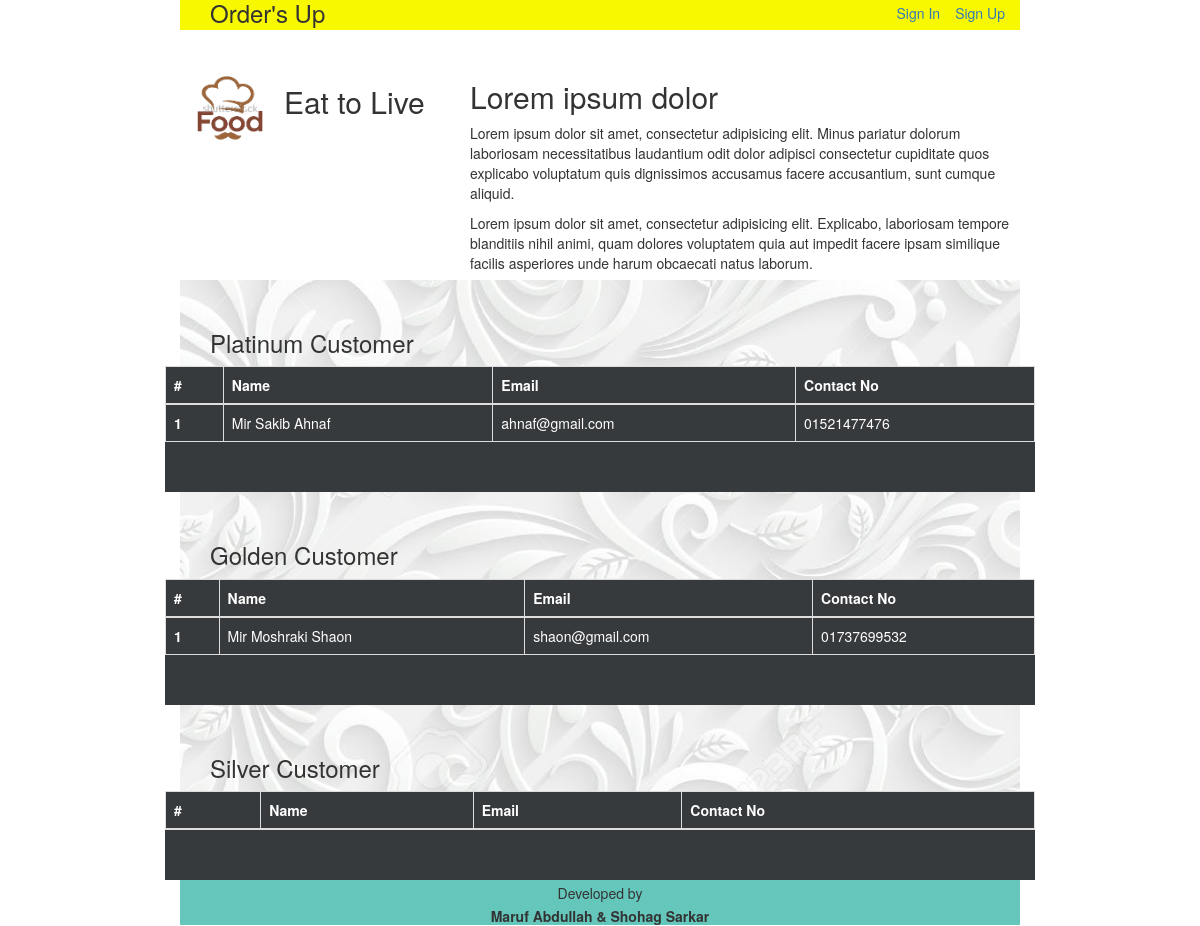
The page /customerStatus.php on the database as committed earlier.
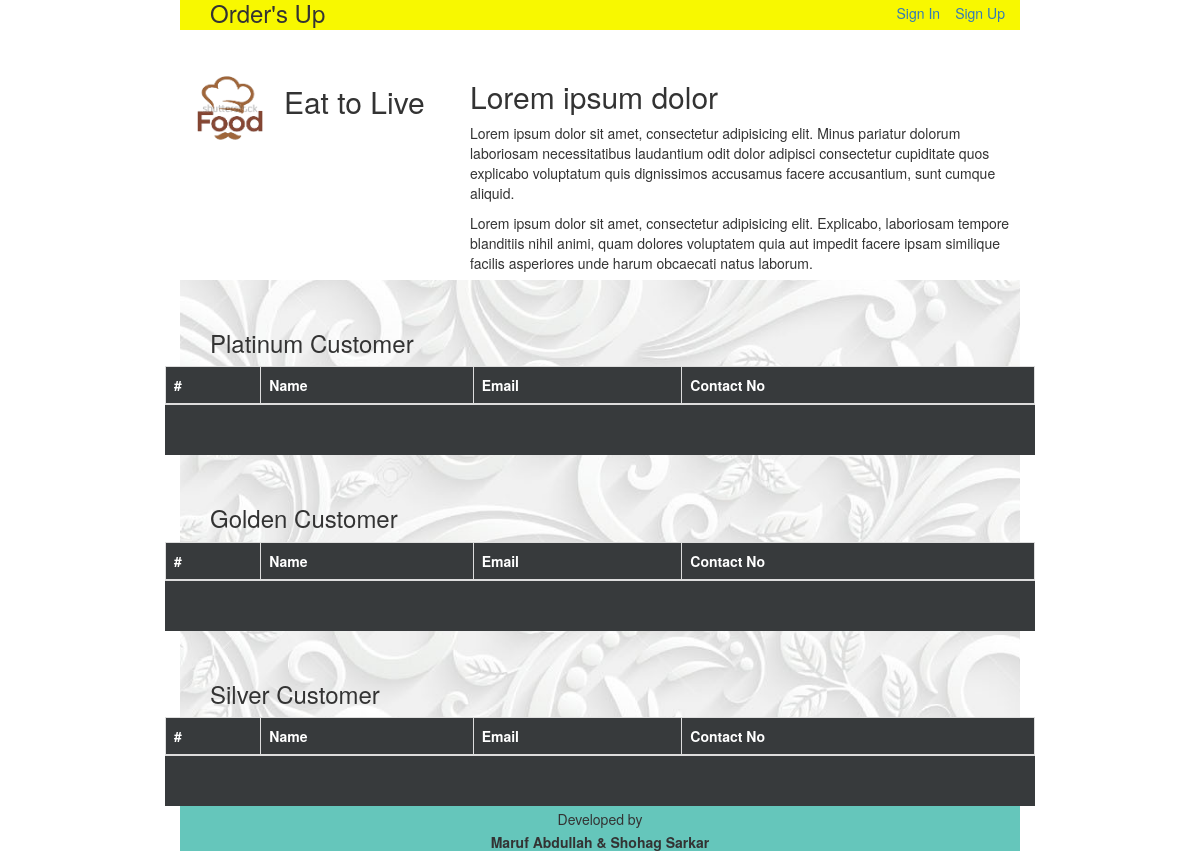
The same page on the database as committed later.
### tables this page shows
CREATE TABLE `previous_month_entry_history` (
  `contact_no` varchar(255) NOT NULL,
  `email` varchar(255) NOT NULL,
  `name` varchar(255) NOT NULL,
  `number_of_entry_on_this_month` int(11) NOT NULL
);

### customerStatus.php (the view, shortened to what this page needs)
<?php
	include 'php/dbConnection.php';
	include 'php/navigation.php';
?>
<!DOCTYPE html>
<html>
<head>
	<link rel="stylesheet" href="css/bootstrap.css">
	<link rel="stylesheet" type="text/css" href="css/forTest.css">
</head>
<body class="main-body">
	<div class="navigationBar">
		<h3>Order's Up</h3>
	</div>
	<div class="front-page-body">
		<div class="resturant-bannar">
			<div class="row">
				<div class="col-sm-4 left-portion">
					<img src="images/logo.png">
					<h2>Eat to Live</h2>
				</div>
				<div class="col-sm-8 right-portion">
					<h2>Lorem ipsum dolor </h2>
					<p>Lorem ipsum dolor sit amet, consectetur adipisicing elit. Minus pariatur dolorum laboriosam necessitatibus laudantium odit dolor adipisci consectetur cupiditate quos explicabo voluptatum quis dignissimos accusamus facere accusantium, sunt cumque aliquid.</p>
					<p>Lorem ipsum dolor sit amet, consectetur adipisicing elit. Explicabo, laboriosam tempore blanditiis nihil animi, quam dolores voluptatem quia aut impedit facere ipsam similique facilis asperiores unde harum obcaecati natus laborum.</p>
				</div>
			</div>
		</div>
		<div class="food-list">
			<h3>Platinum Customer</h3>
			<div class="row single-catagory" style="background-color: #373A3C;color: white">
				<?php
					$query = "SELECT * FROM `previous_month_entry_history` WHERE number_of_entry_on_this_month >= 20";
					$result = mysqli_query($con, $query);
					$num_cul = mysqli_num_rows($result);
					$count = 1;
					echo '
						<div>
							<table class="table table-bordered table-inverse">
							  <thead>
							    <tr>
							      <th>#</th>
							      <th>Name</th>
							      <th>Email</th>
							      <th>Contact No</th>
							    </tr>
							  </thead>
							  <tbody>
					';
					for($i = 0; $i < $num_cul; $i++){
						$row = mysqli_fetch_assoc($result);
						$contact_no = $row['contact_no'];
						$email = $row['email'];
						$name = $row['name'];
						echo '
							  <tr>
							    <th scope="row">'.$count.'</th>
							    <td>'.$name.'</td>
							    <td>'.$email.'</td>
							    <td>'.$contact_no.'</td>
							  </tr>
						';
						$count++;
					}
					echo '
						  </tbody>
						</table>
					</div>
					';
				 ?>
			</div>
			<h3>Golden Customer</h3>
			<div class="row single-catagory" style="background-color: #373A3C;color: white">
				<?php
					$query = "SELECT * FROM `previous_month_entry_history` WHERE number_of_entry_on_this_month >= 10 AND number_of_entry_on_this_month < 20";
					$result = mysqli_query($con, $query);
					$num_cul = mysqli_num_rows($result);
					$count = 1;
					echo '
						<div>
							<table class="table table-bordered table-inverse">
							  <thead>
							    <tr>
							      <th>#</th>
							      <th>Name</th>
							      <th>Email</th>
							      <th>Contact No</th>
							    </tr>
							  </thead>
							  <tbody>
					';
					for($i = 0; $i < $num_cul; $i++){
						$row = mysqli_fetch_assoc($result);
						$contact_no = $row['contact_no'];
						$email = $row['email'];
						$name = $row['name'];
						echo '
							  <tr>
							    <th scope="row">'.$count.'</th>
							    <td>'.$name.'</td>
							    <td>'.$email.'</td>
							    <td>'.$contact_no.'</td>
							  </tr>
						';
						$count++;
					}
					echo '
						  </tbody>
						</table>
					</div>
					';
				 ?>
			</div>
			<h3>Silver Customer</h3>
			<div class="row single-catagory" style="background-color: #373A3C;color: white">
				<?php
					echo '
						<div>
							<table class="table table-bordered table-inverse">
							  <thead>
							    <tr>
							      <th>#</th>
							      <th>Name</th>
							      <th>Email</th>
							      <th>Contact No</th>
							    </tr>
							  </thead>
							  <tbody>
					';
					echo '
						  </tbody>
						</table>
					</div>
					';
				 ?>
			</div>
		</div>
		<div class="footer">
			<p>Developed by</p>
			<b><p>Maruf Abdullah & Shohag Sarkar</p></b>
		</div>
	</div>
</body>
</html>

Rows that differ between the two databases and show on the page:
no longer on this page (row edited): previous_month_entry_history: name "Mir Sakib Ahnaf", email "ahnaf@gmail.com", contact_no "01521477476", shown under "Platinum Customer"
no longer on this page (row edited): previous_month_entry_history: name "Mir Moshraki Shaon", email "shaon@gmail.com", contact_no "01737699532", shown under "Golden Customer"
